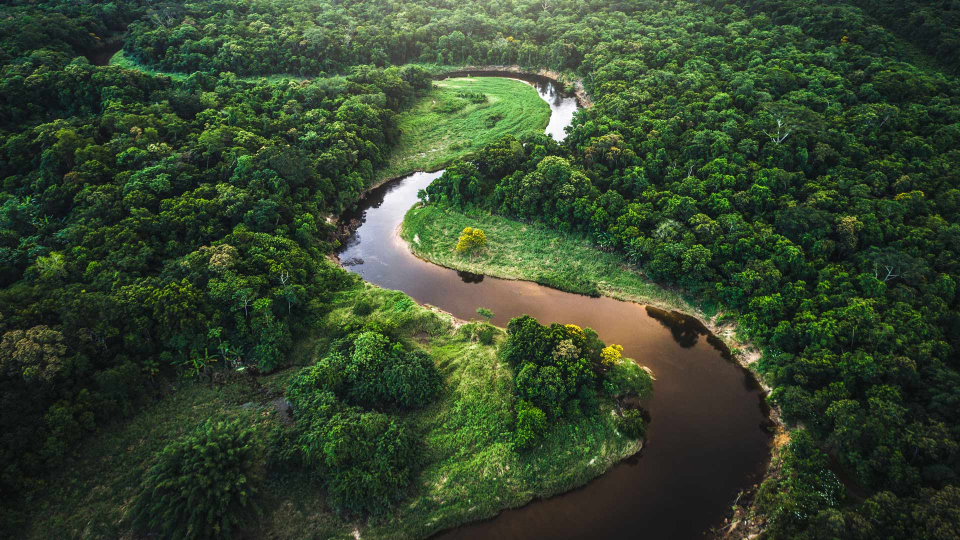
#> input picture data/bing/bing_20261111_0.jpg, 1920 x 1080 px (shown at 1/2 size)
$ python payload.py --input data/bing/bing_20261111_0.jpg --output-prefix out.png
#> lines starting #> are read from the running program, lines starting #| are printed output that depends on the picture
#> in build, img is the input picture: PIL image 1920x1080 RGB; mean R, G, B 53.9, 69.8, 45.6
"""把 PNG 转成设备可用的六色位图 payload —— image_to_payload.swift 的 Python 版。

为什么重写：上游转换器是 Swift 编译产物，Windows 上跑不了。算法本身很短：

1. 等比铺满 528×792（cover），白底
2. Floyd–Steinberg 抖动量化到 6 个原生色（每像素 4bit 色码）
3. 两像素一字节（高半字节在前）
4. T3 面板标定：整体旋转 180° 再水平翻转
5. 控制器视角：顺时针旋转 + 镜像
6. 老固件兼容包：每 64 字节加 3 字节头 0x74 0x43 0x40
"""
from __future__ import annotations

from pathlib import Path

from PIL import Image, ImageOps

CARD_W, CARD_H = 528, 792

# (R, G, B, code) —— 顺序即"等距时取靠前"的优先级，和 Swift 版一致
PALETTE = [
    (0, 0, 0, 0),
    (255, 255, 255, 1),
    (255, 255, 0, 2),
    (255, 0, 0, 3),
    (0, 0, 255, 5),
    (0, 255, 0, 6),
]


def _cover(img: Image.Image, w: int = CARD_W, h: int = CARD_H) -> Image.Image:
#> called with w = 528, h = 792
    src_w, src_h = img.size
#> src_w = 1920; src_h = 1080
    scale = max(w / src_w, h / src_h)
#> scale = 0.733
    draw_w, draw_h = src_w * scale, src_h * scale
#> draw_w = 1408; draw_h = 792
    canvas = Image.new("RGB", (w, h), (255, 255, 255))
#> canvas: PIL image 528x792 RGB; every value is 255
    resized = img.resize((max(1, round(draw_w)), max(1, round(draw_h))), Image.LANCZOS)
    canvas.paste(resized, (int((w - resized.width) / 2), int((h - resized.height) / 2)))
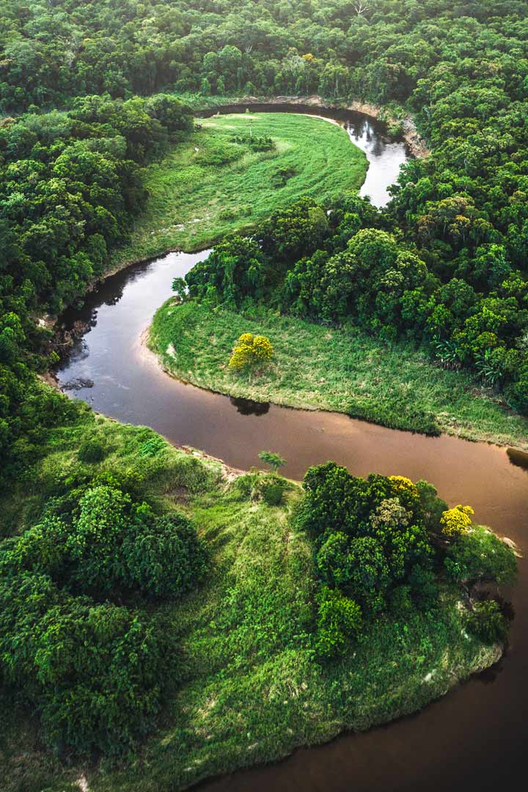
#> canvas: PIL image 528x792 RGB; mean R, G, B 79.2, 96.4, 62
    return canvas


def _quantize(img: Image.Image) -> bytes:
    """Floyd–Steinberg，返回 4bit/像素的位图。"""
    w, h = img.size
#> w = 528; h = 792
    px = list(img.getdata())
#> px = 418176 items
    work = [[float(p[0]), float(p[1]), float(p[2])] for p in px]
#> work = 418176 items

    codes = bytearray(w * h)

    def add(x: int, y: int, dr: float, dg: float, db: float, k: float) -> None:
        if 0 <= x < w and 0 <= y < h:
            o = y * w + x
            work[o][0] += dr * k
            work[o][1] += dg * k
            work[o][2] += db * k

    for y in range(h):
        for x in range(w):
            i = y * w + x
            r, g, b = (min(255.0, max(0.0, v)) for v in work[i])
            best, best_d = PALETTE[0], float("inf")
            for pr, pg, pb, code in PALETTE:
                dr, dg, db = r - pr, g - pg, b - pb
                d = dr * dr + dg * dg + db * db
                if d < best_d:
                    best_d, best = d, (pr, pg, pb, code)
            codes[i] = best[3]
            er, eg, eb = r - best[0], g - best[1], b - best[2]
            add(x + 1, y, er, eg, eb, 7 / 16)
            add(x - 1, y + 1, er, eg, eb, 3 / 16)
            add(x, y + 1, er, eg, eb, 5 / 16)
            add(x + 1, y + 1, er, eg, eb, 1 / 16)

    out = bytearray((w * h + 1) // 2)
    for i, code in enumerate(codes):
        if i % 2 == 0:
            out[i // 2] = (code & 0x0F) << 4
        else:
            out[i // 2] |= code & 0x0F
    return bytes(out)


def _get(buf: bytes | bytearray, i: int) -> int:
    byte = buf[i // 2]
    return byte >> 4 if i % 2 == 0 else byte & 0x0F


def _set(buf: bytearray, i: int, code: int) -> None:
    if i % 2 == 0:
        buf[i // 2] = (buf[i // 2] & 0x0F) | ((code & 0x0F) << 4)
    else:
        buf[i // 2] = (buf[i // 2] & 0xF0) | (code & 0x0F)


def _flip_h(buf: bytes, w: int = CARD_W, h: int = CARD_H) -> bytes:
    out = bytearray(len(buf))
    for y in range(h):
        for x in range(w):
            _set(out, y * w + (w - 1 - x), _get(buf, y * w + x))
    return bytes(out)


def _rot180(buf: bytes, n: int = CARD_W * CARD_H) -> bytes:
    out = bytearray(len(buf))
    for i in range(n):
        _set(out, n - 1 - i, _get(buf, i))
    return bytes(out)


def _rotate_cw_mirrored(buf: bytes, w: int = CARD_W, h: int = CARD_H) -> bytes:
    out = bytearray(len(buf))
    for di in range(w * h):
        dx, dy = di % h, di // h
        sx, sy = w - 1 - dy, h - 1 - dx
        _set(out, di, _get(buf, sy * w + sx))
    return bytes(out)


def _legacy_qlz(raw: bytes, block: int = 64) -> bytes:
    out = bytearray(b"\x00\x00\x00\x00")
    for off in range(0, len(raw), block):
        out += b"\x74\x43\x40" + raw[off:off + block]
    return bytes(out)


def build(image_path: Path, out_prefix: Path) -> dict:
    """生成 .bin / .controller.bin / .protocol.legacy.qlz，返回三个路径。"""
    img = ImageOps.exif_transpose(Image.open(image_path)).convert("RGB")
    img = _cover(img)
    bitmap = _quantize(img)
    bitmap = _flip_h(_rot180(bitmap))          # T3 面板标定
    controller = _rotate_cw_mirrored(bitmap)
    legacy = _legacy_qlz(controller)

    prefix = Path(out_prefix)
    prefix.parent.mkdir(parents=True, exist_ok=True)
    out = {
        "bin": Path(f"{prefix}.bin"),
        "controller": Path(f"{prefix}.controller.bin"),
        "legacy": Path(f"{prefix}.protocol.legacy.qlz"),
    }
    out["bin"].write_bytes(bitmap)
    out["controller"].write_bytes(controller)
    out["legacy"].write_bytes(legacy)
    return out


if __name__ == "__main__":
    import argparse

    ap = argparse.ArgumentParser(description="PNG → 六色墨水屏 payload")
    ap.add_argument("--input", required=True, type=Path)
    ap.add_argument("--output-prefix", required=True, type=Path)
    a = ap.parse_args()
#> (the run stopped early here; a loop or call above may not have finished)
